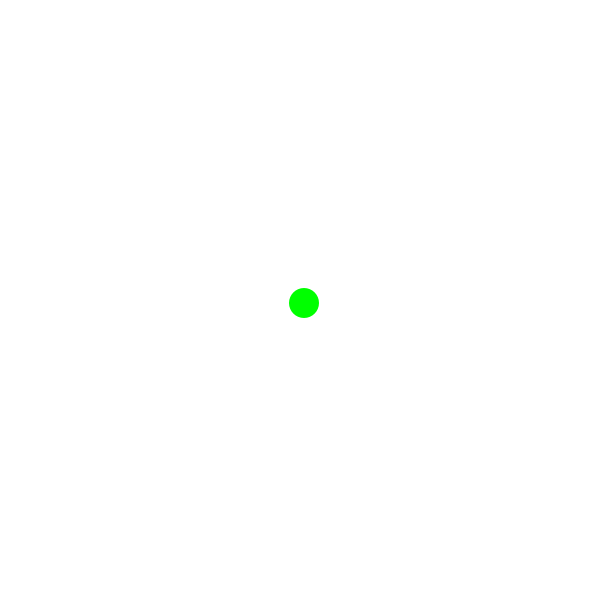
Frame 1 (no input)
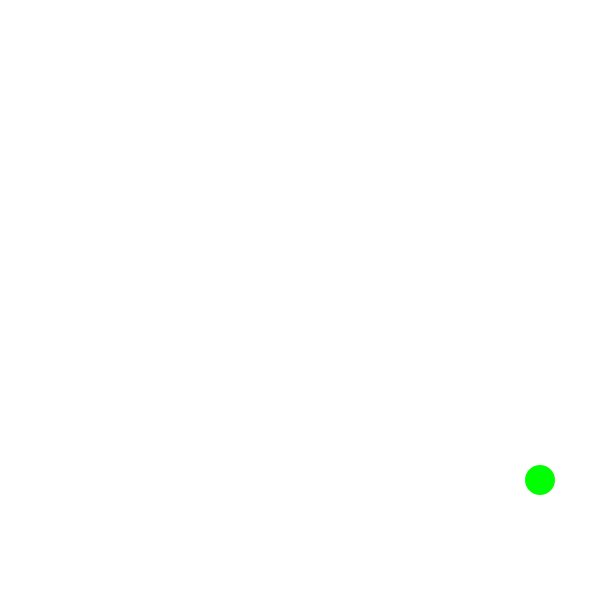
Frame 60 (the mouse pressed at the canvas centre just before this capture)
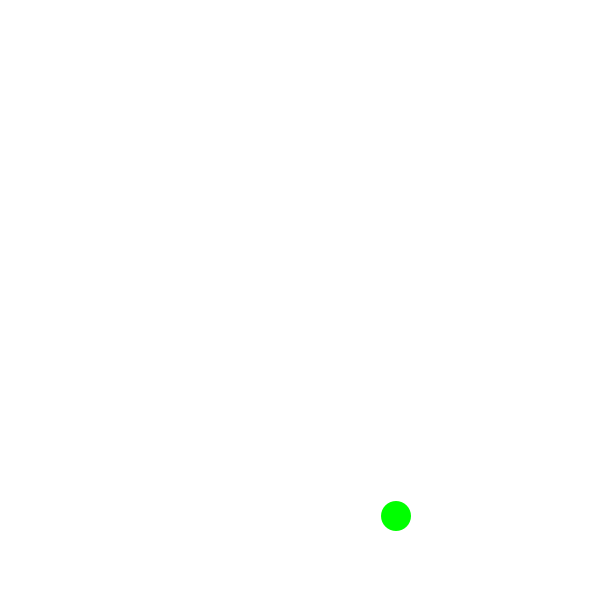
Frame 120 (the mouse held since frame 60 and released just before this capture)

The Processing sketch that drew these frames (run headless with seeded random() and noise(); from frame 60 on, the mouse is pressed at the canvas centre):

// Processing sketch: s5_move_auto
// ── s5_move_auto.pde
float x,y;
float dx,dy;
float s=30;
void setup() {
    size(600,600);
    x = width/2;
    y = height/2;
    dx = int(random(2,6));
    dy = int(random(2,6));
}

void draw() {
    background(255);
    x += dx;
    y += dy;
    if (x < s/2 || x > width-s/2)
        dx *= -1;
    if (y < s/2 || y > height-s/2)
        dy *= -1;
    noStroke();
    fill(0,255,0);
    ellipse(x,y,s,s);
}
